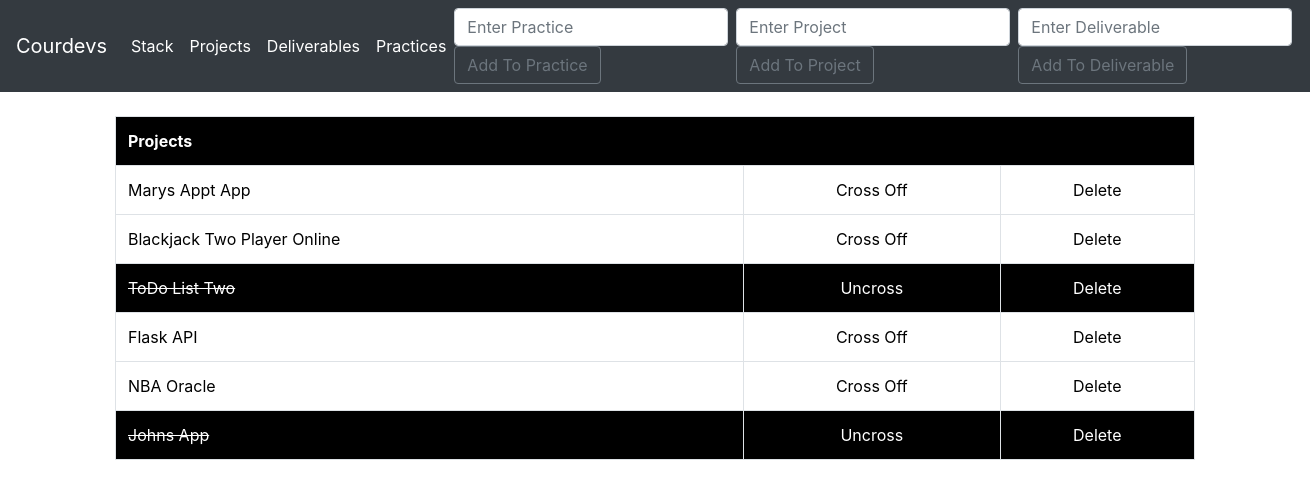
Before: /projects/ with the older database file.
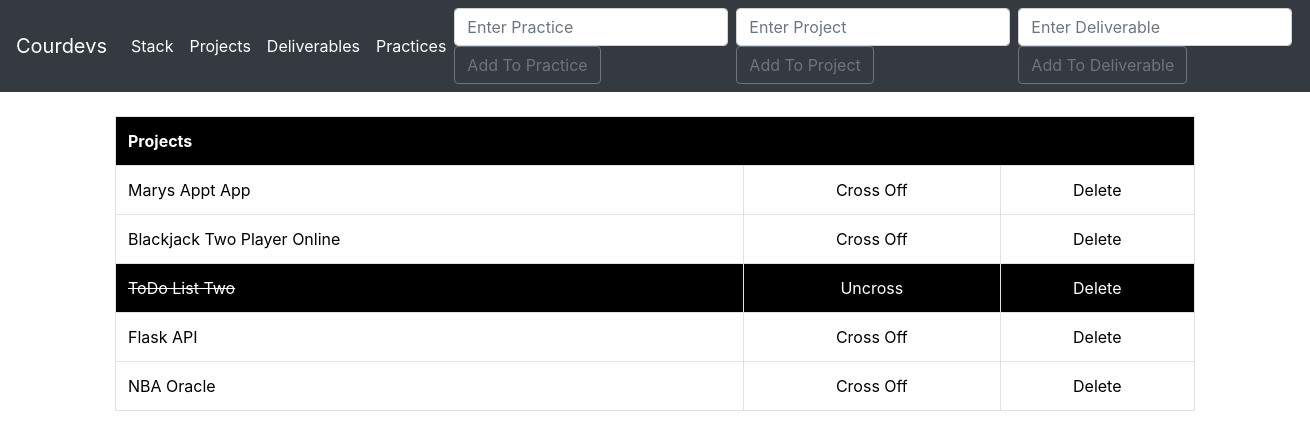
After: the same page with the newer database file.
### todoTwo/models.py (models this page shows, shortened)
class Project(models.Model):
	itemproj = models.CharField(max_length=200)
	completedproj = models.BooleanField(default=False)

### todoTwo/views.py (the view, shortened to what this page needs)
# urls.py: path('projects/', views.projects, name='projects'),
def projects(request):
	if request.method == 'POST':
		dform = DeliverablesForm(request.POST or None)
		if dform.is_valid():
			dform.save()
			all_delivs = Deliverables.objects.all
			messages.success(request, ('Deliverable Has Been Added To "Deliverables" List'))
			return render(request, 'deliverables.html', {'all_delivs': all_delivs})
	else:
		all_proj = Project.objects.all
		return render(request, 'projects.html', {'all_proj': all_proj})

### todoTwo/templates/projects.html (shortened to what this page needs)
{% extends 'base.html' %}
{% block content %}
<div class="container">
		{% if all_proj %}
			<div class="container">
      			<table class="table table-bordered">
        			<th class="table black" colspan="4">Projects</th>
						{% for stuff in all_proj %}
							{% if stuff.completedproj %}
								<tr class="black">
									<td class="striker"><a href="{% url 'projedit' stuff.id %}" style="color: white">{{ stuff.itemproj }}</a></td>
									<td><center><a href="{% url 'uncross_project' stuff.id %}" style="color: white">Uncross</center></td>
									<td><center><a href="{% url 'deleteproj' stuff.id %}" style="color: white">Delete</a></center></td>
								</tr>
								{% else %}
								<tr>
									<td><a href="{% url 'projedit' stuff.id %}" style="color: black">{{ stuff.itemproj }}</a></td>
									<td><center><a href="{% url 'cross_off_project' stuff.id %}" style="color: black">Cross Off</a></center></td>
									<td><center><a href="{% url 'deleteproj' stuff.id %}" style="color: black">Delete</a></center></td>
								</tr>
							{% endif %}
				      	{% endfor %}
				</table>
      	{% endif %}
</div>
{% endblock %}

Changed rows visible on the page:
removed Project: itemproj "Johns App"
